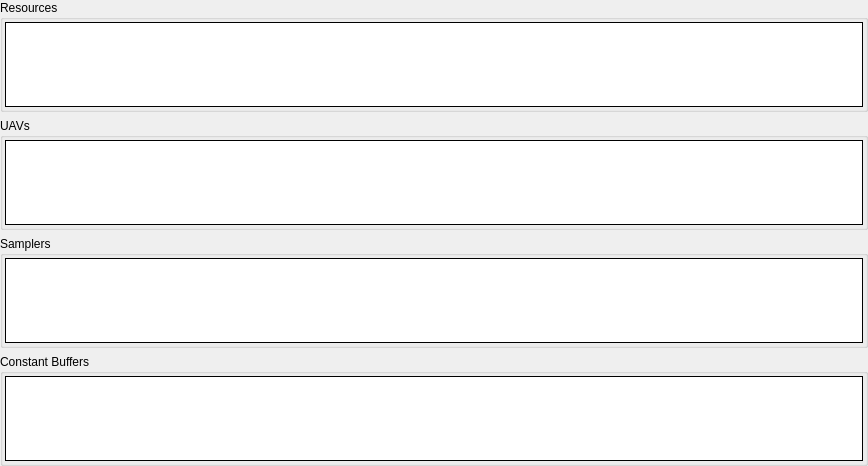
         <widget class="QWidget" name="psScrollContents">
          <property name="geometry">
           <rect>
            <x>0</x>
            <y>0</y>
            <width>868</width>
            <height>466</height>
           </rect>
          </property>
          <layout class="QVBoxLayout" name="verticalLayout_14">
           <property name="leftMargin">
            <number>0</number>
           </property>
           <property name="topMargin">
            <number>0</number>
           </property>
           <property name="rightMargin">
            <number>0</number>
           </property>
           <property name="bottomMargin">
            <number>0</number>
           </property>
           <item>
            <widget class="CollapseGroupBox" name="psResGroup">
             <property name="sizePolicy">
              <sizepolicy hsizetype="Preferred" vsizetype="Expanding">
               <horstretch>0</horstretch>
               <verstretch>1</verstretch>
              </sizepolicy>
             </property>
             <property name="title">
              <string>Resources</string>
             </property>
             <layout class="QHBoxLayout" name="horizontalLayout_32">
              <property name="leftMargin">
               <number>2</number>
              </property>
              <property name="topMargin">
               <number>2</number>
              </property>
              <property name="rightMargin">
               <number>2</number>
              </property>
              <property name="bottomMargin">
               <number>2</number>
              </property>
              <item>
               <widget class="RDTreeWidget" name="psResources">
                <property name="frameShape">
                 <enum>QFrame::Box</enum>
                </property>
                <property name="frameShadow">
                 <enum>QFrame::Plain</enum>
                </property>
                <property name="editTriggers">
                 <set>QAbstractItemView::NoEditTriggers</set>
                </property>
                <property name="showDropIndicator" stdset="0">
                 <bool>false</bool>
                </property>
                <property name="rootIsDecorated">
                 <bool>false</bool>
                </property>
                <property name="uniformRowHeights">
                 <bool>true</bool>
                </property>
                <property name="allColumnsShowFocus">
                 <bool>true</bool>
                </property>
                <attribute name="headerStretchLastSection">
                 <bool>false</bool>
                </attribute>
               </widget>
              </item>
             </layout>
            </widget>
           </item>
           <item>
            <widget class="CollapseGroupBox" name="psUAVGroup">
             <property name="sizePolicy">
              <sizepolicy hsizetype="Preferred" vsizetype="Expanding">
               <horstretch>0</horstretch>
               <verstretch>1</verstretch>
              </sizepolicy>
             </property>
             <property name="title">
              <string>UAVs</string>
             </property>
             <layout class="QHBoxLayout" name="psUAVLayout">
              <property name="leftMargin">
               <number>2</number>
              </property>
              <property name="topMargin">
               <number>2</number>
              </property>
              <property name="rightMargin">
               <number>2</number>
              </property>
              <property name="bottomMargin">
               <number>2</number>
              </property>
              <item>
               <widget class="RDTreeWidget" name="psUAVs">
                <property name="frameShape">
                 <enum>QFrame::Box</enum>
                </property>
                <property name="frameShadow">
                 <enum>QFrame::Plain</enum>
                </property>
                <property name="editTriggers">
                 <set>QAbstractItemView::NoEditTriggers</set>
                </property>
                <property name="showDropIndicator" stdset="0">
                 <bool>false</bool>
                </property>
                <property name="rootIsDecorated">
                 <bool>false</bool>
                </property>
                <property name="uniformRowHeights">
                 <bool>true</bool>
                </property>
                <property name="allColumnsShowFocus">
                 <bool>true</bool>
                </property>
                <attribute name="headerStretchLastSection">
                 <bool>false</bool>
                </attribute>
               </widget>
              </item>
             </layout>
            </widget>
           </item>
           <item>
            <widget class="CollapseGroupBox" name="psSamplerGroup">
             <property name="sizePolicy">
              <sizepolicy hsizetype="Preferred" vsizetype="Expanding">
               <horstretch>0</horstretch>
               <verstretch>1</verstretch>
              </sizepolicy>
             </property>
             <property name="title">
              <string>Samplers</string>
             </property>
             <layout class="QHBoxLayout" name="horizontalLayout_33">
              <property name="leftMargin">
               <number>2</number>
              </property>
              <property name="topMargin">
               <number>2</number>
              </property>
              <property name="rightMargin">
               <number>2</number>
              </property>
              <property name="bottomMargin">
               <number>2</number>
              </property>
              <item>
               <widget class="RDTreeWidget" name="psSamplers">
                <property name="frameShape">
                 <enum>QFrame::Box</enum>
                </property>
                <property name="frameShadow">
                 <enum>QFrame::Plain</enum>
                </property>
                <property name="editTriggers">
                 <set>QAbstractItemView::NoEditTriggers</set>
                </property>
                <property name="showDropIndicator" stdset="0">
                 <bool>false</bool>
                </property>
                <property name="rootIsDecorated">
                 <bool>false</bool>
                </property>
                <property name="uniformRowHeights">
                 <bool>true</bool>
                </property>
                <property name="allColumnsShowFocus">
                 <bool>true</bool>
                </property>
                <attribute name="headerStretchLastSection">
                 <bool>false</bool>
                </attribute>
               </widget>
              </item>
             </layout>
            </widget>
           </item>
           <item>
            <widget class="CollapseGroupBox" name="psCBufferGroup">
             <property name="sizePolicy">
              <sizepolicy hsizetype="Preferred" vsizetype="Expanding">
               <horstretch>0</horstretch>
               <verstretch>1</verstretch>
              </sizepolicy>
             </property>
             <property name="title">
              <string>Constant Buffers</string>
             </property>
             <layout class="QHBoxLayout" name="horizontalLayout_30">
              <property name="leftMargin">
               <number>2</number>
              </property>
              <property name="topMargin">
               <number>2</number>
              </property>
              <property name="rightMargin">
               <number>2</number>
              </property>
              <property name="bottomMargin">
               <number>2</number>
              </property>
              <item>
               <widget class="RDTreeWidget" name="psCBuffers">
                <property name="frameShape">
                 <enum>QFrame::Box</enum>
                </property>
                <property name="frameShadow">
                 <enum>QFrame::Plain</enum>
                </property>
                <property name="editTriggers">
                 <set>QAbstractItemView::NoEditTriggers</set>
                </property>
                <property name="showDropIndicator" stdset="0">
                 <bool>false</bool>
                </property>
                <property name="rootIsDecorated">
                 <bool>false</bool>
                </property>
                <property name="uniformRowHeights">
                 <bool>true</bool>
                </property>
                <property name="allColumnsShowFocus">
                 <bool>true</bool>
                </property>
                <attribute name="headerStretchLastSection">
                 <bool>false</bool>
                </attribute>
               </widget>
              </item>
             </layout>
            </widget>
           </item>
           <item>
            <spacer name="verticalSpacer_5">
             <property name="orientation">
              <enum>Qt::Vertical</enum>
             </property>
             <property name="sizeType">
              <enum>QSizePolicy::MinimumExpanding</enum>
             </property>
             <property name="sizeHint" stdset="0">
              <size>
               <width>0</width>
               <height>0</height>
              </size>
             </property>
            </spacer>
           </item>
          </layout>
         </widget>
